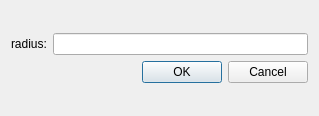
<?xml version="1.0" encoding="UTF-8"?>
<ui version="4.0">
 <class>DialogHighpass</class>
 <widget class="QDialog" name="DialogHighpass">
  <property name="geometry">
   <rect>
    <x>0</x>
    <y>0</y>
    <width>319</width>
    <height>116</height>
   </rect>
  </property>
  <property name="windowTitle">
   <string>High-pass Filter</string>
  </property>
  <layout class="QGridLayout" name="gridLayout">
   <item row="0" column="0">
    <layout class="QVBoxLayout" name="verticalLayout">
     <item>
      <layout class="QHBoxLayout" name="horizontalLayout">
       <item>
        <widget class="QLabel" name="label">
         <property name="text">
          <string>radius:</string>
         </property>
         <property name="margin">
          <number>20</number>
         </property>
        </widget>
       </item>
       <item>
        <widget class="QLineEdit" name="lineEdit"/>
       </item>
      </layout>
     </item>
     <item>
      <widget class="QDialogButtonBox" name="buttonBox">
       <property name="orientation">
        <enum>Qt::Horizontal</enum>
       </property>
       <property name="standardButtons">
        <set>QDialogButtonBox::Cancel|QDialogButtonBox::Ok</set>
       </property>
      </widget>
     </item>
    </layout>
   </item>
  </layout>
 </widget>
 <resources/>
 <connections>
  <connection>
   <sender>buttonBox</sender>
   <signal>accepted()</signal>
   <receiver>DialogHighpass</receiver>
   <slot>accept()</slot>
   <hints>
    <hint type="sourcelabel">
     <x>248</x>
     <y>254</y>
    </hint>
    <hint type="destinationlabel">
     <x>157</x>
     <y>274</y>
    </hint>
   </hints>
  </connection>
  <connection>
   <sender>buttonBox</sender>
   <signal>rejected()</signal>
   <receiver>DialogHighpass</receiver>
   <slot>reject()</slot>
   <hints>
    <hint type="sourcelabel">
     <x>316</x>
     <y>260</y>
    </hint>
    <hint type="destinationlabel">
     <x>286</x>
     <y>274</y>
    </hint>
   </hints>
  </connection>
 </connections>
</ui>
